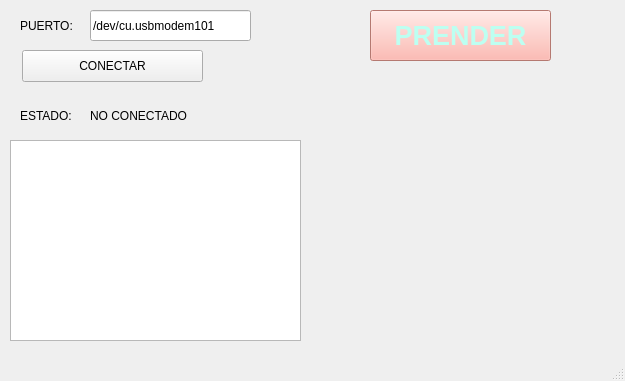
<?xml version="1.0" encoding="UTF-8"?>
<ui version="4.0">
 <class>MainWindow</class>
 <widget class="QMainWindow" name="MainWindow">
  <property name="geometry">
   <rect>
    <x>0</x>
    <y>0</y>
    <width>625</width>
    <height>381</height>
   </rect>
  </property>
  <property name="windowTitle">
   <string>MainWindow</string>
  </property>
  <widget class="QWidget" name="centralwidget">
   <widget class="QPushButton" name="btn_accion">
    <property name="geometry">
     <rect>
      <x>22</x>
      <y>50</y>
      <width>181</width>
      <height>32</height>
     </rect>
    </property>
    <property name="text">
     <string>CONECTAR</string>
    </property>
   </widget>
   <widget class="QLineEdit" name="txt_puerto">
    <property name="geometry">
     <rect>
      <x>90</x>
      <y>10</y>
      <width>161</width>
      <height>31</height>
     </rect>
    </property>
    <property name="text">
     <string>/dev/cu.usbmodem101</string>
    </property>
   </widget>
   <widget class="QLabel" name="label">
    <property name="geometry">
     <rect>
      <x>20</x>
      <y>10</y>
      <width>61</width>
      <height>31</height>
     </rect>
    </property>
    <property name="text">
     <string>PUERTO:</string>
    </property>
   </widget>
   <widget class="QLabel" name="label_2">
    <property name="geometry">
     <rect>
      <x>20</x>
      <y>100</y>
      <width>61</width>
      <height>31</height>
     </rect>
    </property>
    <property name="text">
     <string>ESTADO:</string>
    </property>
   </widget>
   <widget class="QLabel" name="txt_estado">
    <property name="geometry">
     <rect>
      <x>90</x>
      <y>100</y>
      <width>151</width>
      <height>31</height>
     </rect>
    </property>
    <property name="text">
     <string>NO CONECTADO</string>
    </property>
   </widget>
   <widget class="QListWidget" name="lw_datos">
    <property name="geometry">
     <rect>
      <x>10</x>
      <y>140</y>
      <width>291</width>
      <height>201</height>
     </rect>
    </property>
   </widget>
   <widget class="QPushButton" name="btn_control_led">
    <property name="geometry">
     <rect>
      <x>370</x>
      <y>10</y>
      <width>181</width>
      <height>51</height>
     </rect>
    </property>
    <property name="font">
     <font>
      <pointsize>20</pointsize>
      <weight>75</weight>
      <bold>true</bold>
     </font>
    </property>
    <property name="styleSheet">
     <string notr="true">background-color: rgb(254, 169, 158);
color: rgb(189, 255, 241);</string>
    </property>
    <property name="text">
     <string>PRENDER</string>
    </property>
   </widget>
  </widget>
  <widget class="QMenuBar" name="menubar">
   <property name="geometry">
    <rect>
     <x>0</x>
     <y>0</y>
     <width>625</width>
     <height>24</height>
    </rect>
   </property>
  </widget>
  <widget class="QStatusBar" name="statusbar"/>
 </widget>
 <resources/>
 <connections/>
</ui>
